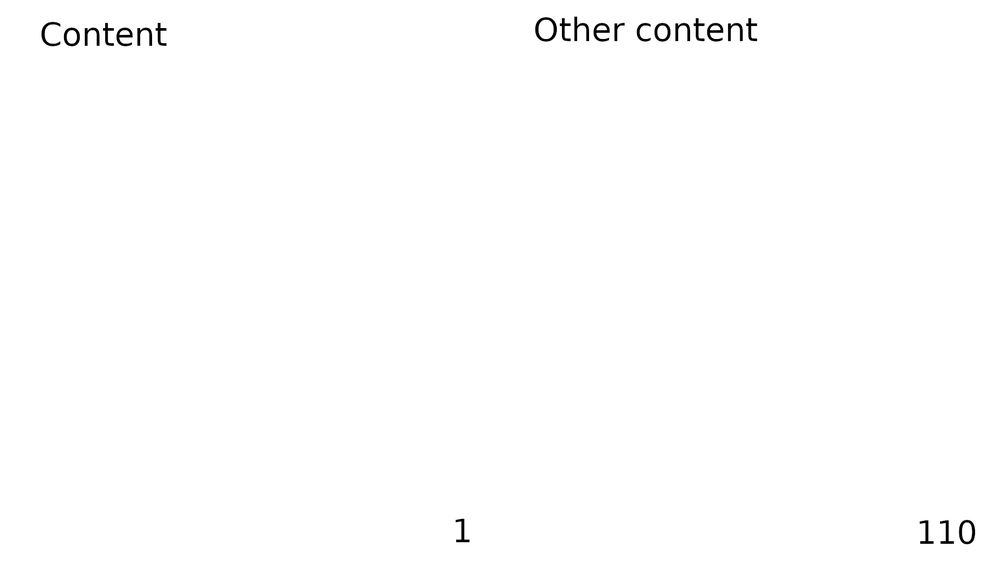
#> input picture 57491703-recognizing-page-numbers-in-PDF/2.png, 1000 x 562 px, shrunk from 1920 x 1080 before the run
$ python recognizing_page_numbers_in_PDF.py
#> lines starting #> are read from the running program, lines starting #| are printed output that depends on the picture; after the words box and inside, x2 and y2 are one past the last pixel; in counts of white or black regions, pixels touching at a corner belong together
import cv2
import pytesseract

pytesseract.pytesseract.tesseract_cmd = r"C:\Program Files\Tesseract-OCR\tesseract.exe"

image = cv2.imread('2.png')
#> image is the input picture: shape (562, 1000, 3); min 0, max 255, mean 253.8
original = image.copy()
gray = cv2.cvtColor(image, cv2.COLOR_BGR2GRAY)
gray = 255 - gray
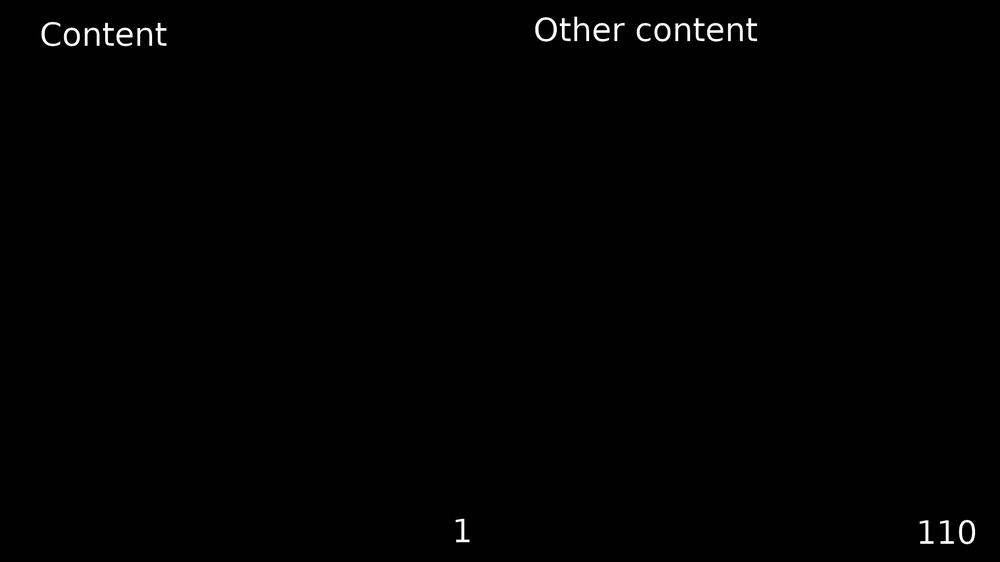
#> gray: shape (562, 1000); min 0, max 255, mean 1.2

kernel = cv2.getStructuringElement(cv2.MORPH_RECT, (5,5))
dilate = cv2.dilate(gray, kernel, iterations=4)
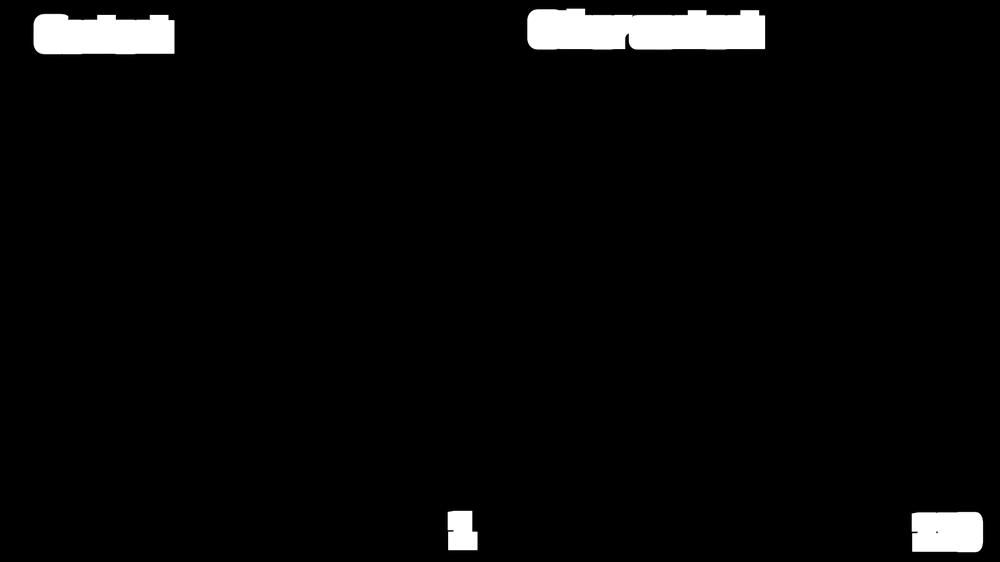
#> dilate: shape (562, 1000); min 0, max 255, mean 8

cnts = cv2.findContours(dilate, cv2.RETR_EXTERNAL, cv2.CHAIN_APPROX_SIMPLE)
#> cnts = 4 contours; box (x1, y1, x2, y2) and area: (525, 6, 768, 52) 9820, (31, 11, 177, 57) 5906, (909, 509, 986, 555) 3224, (445, 508, 480, 553) 1358
cnts = cnts[0] if len(cnts) == 2 else cnts[1]

image_number = 0
for c in cnts:
    x,y,w,h = cv2.boundingRect(c)
    ROI = original[y:y+h, x:x+w]
#> (the run stopped early here; a loop or call above may not have finished)
